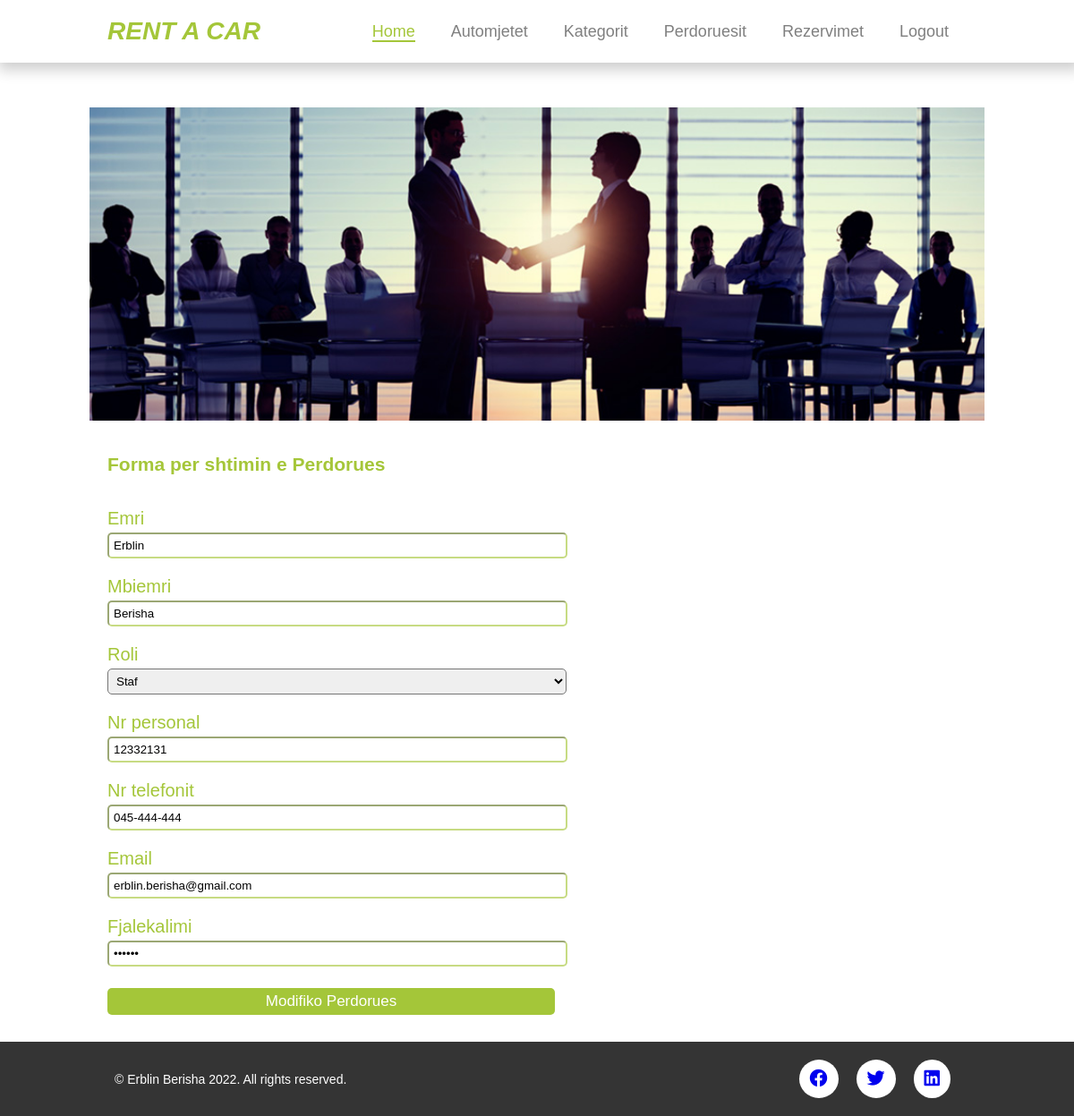
Before: /shto_modifiko_perdorues.php?pid=1 (signed in) with the older database file.
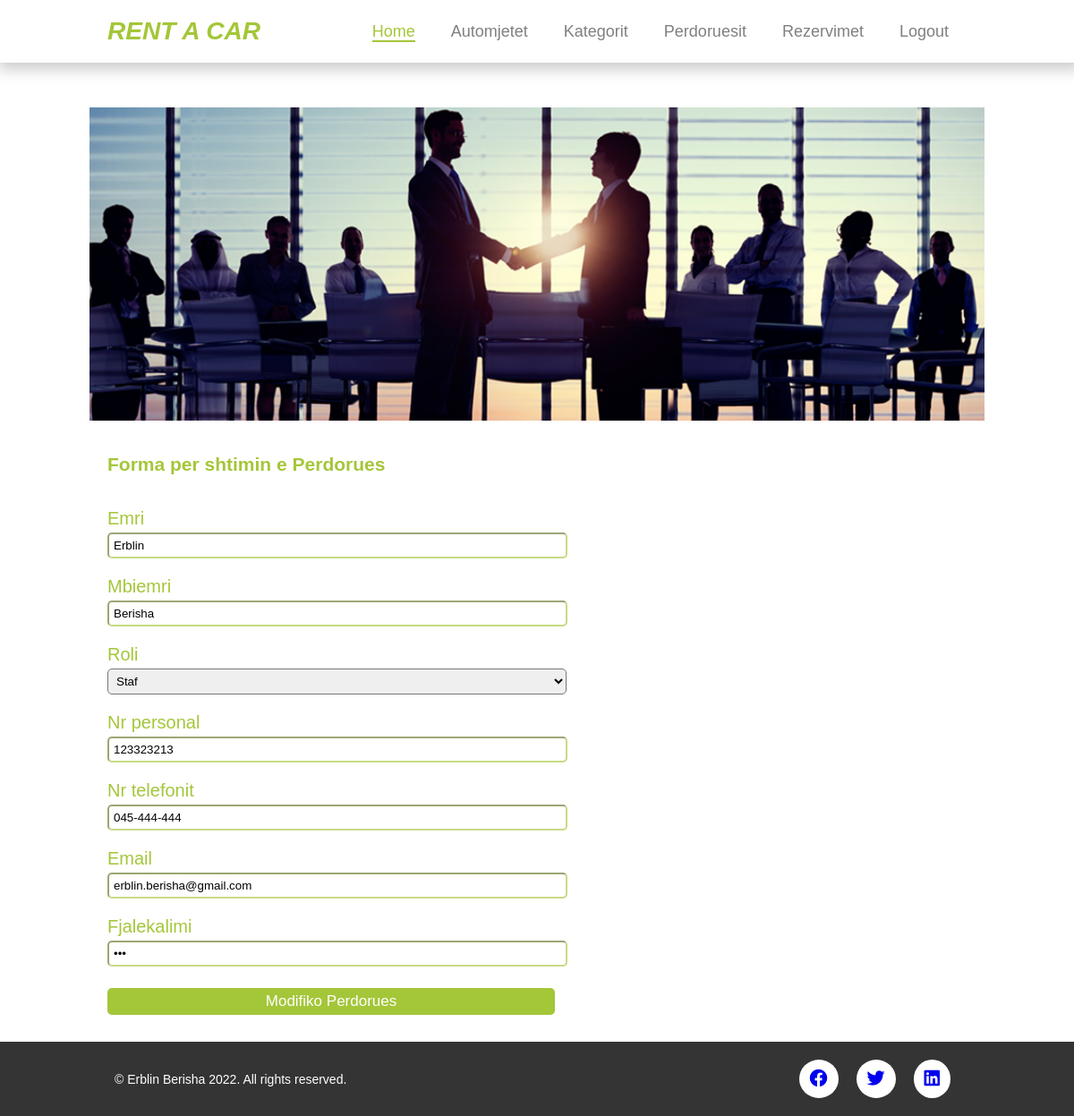
After: the same page with the newer database file.
### tables this page shows
CREATE TABLE `perdoruesit` (
  `perdoruesiid` int(11) NOT NULL,
  `emri` varchar(50) DEFAULT NULL,
  `mbiemri` varchar(50) DEFAULT NULL,
  `email` varchar(30) DEFAULT NULL,
  `telefoni` varchar(30) DEFAULT NULL,
  `fjalekalimi` varchar(30) DEFAULT NULL,
  `nrpersonal` bigint(20) DEFAULT NULL,
  `roli` bit(1) DEFAULT NULL,
  `adresa` varchar(50) NOT NULL
);

### inc/functions.php (called while the page is built, shortened)
<?php
function merrPerdoruesId($pid){
    global $dbconn;
    $sql="SELECT perdoruesiid, emri, mbiemri, email, telefoni,roli,fjalekalimi,nrpersonal FROM perdoruesit";
    $sql.=" WHERE perdoruesiid=$pid";
    $res=mysqli_query($dbconn,$sql);
    return mysqli_fetch_assoc($res);
}
?>

### shto_modifiko_perdorues.php (the view, shortened to what this page needs)
<?php
include "inc/header.php";
if($_GET['pid']){
    $perdoruesiid=$_GET['pid'];
    $perdoruesi=merrPerdoruesId($perdoruesiid);
    $emri=$perdoruesi['emri'];
    $mbiemri=$perdoruesi['mbiemri'];
    $nrpersonal=$perdoruesi['nrpersonal'];
    $telefoni=$perdoruesi['telefoni'];
    $email=$perdoruesi['email'];
    $fjalekalimi=$perdoruesi['fjalekalimi'];
}
?>
<section class="section-shto-modifiko container">
    <div class="image">
        <img src="img/clients.jpg" alt="">
    </div>
    <div class="forma">
        <br>
        <br>
        <h1>Forma per shtimin e Perdorues</h1>
        <br>
        <form method="post">
            <div class="inputAndLabels">
                <label for="emri">Emri</label> <br>
                <input type="text" id="emri" name="emri"
                value="<?php if(!empty($emri)) echo $emri ?>">
            </div>
            <div class="inputAndLabels">
                <label for="mbiemri">Mbiemri</label> <br>
                <input type="text" id="mbiemri" name="mbiemri"
                value="<?php if(!empty($mbiemri)) echo $mbiemri ?>">
            </div>
            <div class="inputAndLabels">
                <label for="roli">Roli</label> <br>
                <select id="roli" name="roli">
                    <option value="0">Staf</option>
                </select>
            </div>
            <div class="inputAndLabels">
                <label for="nrpersonal">Nr personal</label> <br>
                <input type="text" id="nrpersonal" name="nrpersonal"
                value="<?php if(!empty($nrpersonal)) echo $nrpersonal ?>">
            </div>
            <div class="inputAndLabels">
                <label for="telefoni">Nr telefonit</label> <br>
                <input type="text" id="telefoni" name="telefoni"
                value="<?php if(!empty($telefoni)) echo $telefoni ?>">
            </div>
            <div class="inputAndLabels">
                <label for="email">Email</label> <br>
                <input type="email" id="email" name="email"
                value="<?php if(!empty($email)) echo $email ?>">
            </div>
            <div class="inputAndLabels">
                <label for="fjalekalimi">Fjalekalimi</label> <br>
                <input type="password" id="fjalekalimi" name="fjalekalimi"
                value="<?php if(!empty($fjalekalimi)) echo $fjalekalimi ?>">
            </div>
            <div class="inputAndLabels">
                <div class="butonat">
                    <?php
                        if(!isset($_GET['pid'])){
                            echo "<input id='shtoperdorues' type='submit'
                            name='shtoperdorues' class='shtoModifiko' value='Shto Perdorues'>";
                        }else{
                            echo "<input id='modifikoperdorues' type='submit'
                            name='modifikoperdorues' class='shtoModifiko' value='Modifiko Perdorues'>";
                        }
                    ?>
                </div>
            </div>
        </form>
    </div>
</section>
<?php include 'inc/footer.php';?>

Changed rows visible on the page:
changed perdoruesit "Erblin": nrpersonal "12332131" → "123323213"
